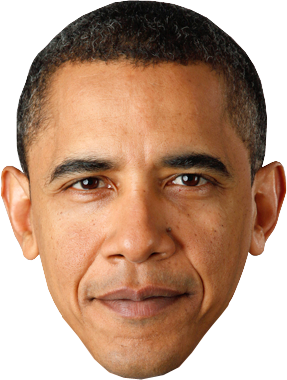
#> input picture Snapchat_Filters/NegativeFilter/faceneg.png, 287 x 380 px
$ python negativefilter.py
#> lines starting #> are read from the running program, lines starting #| are printed output that depends on the picture
from PIL import Image

from PIL import ImageFilter


# Load the image

img = Image.open("faceneg.png");
#> img is the input picture: PIL image 287x380 RGBA; mean R, G, B, A 185.4, 150.5, 128.1, 179.9


# Display the original image

img.show()


# Read pixels and apply negative transformation

for i in range(0, img.size[0]-1):

    for j in range(0, img.size[1]-1):

        # Get pixel value at (x,y) position of the image

        pixelColorVals = img.getpixel((i,j));


        # Invert color

        redPixel    = 255 - pixelColorVals[0]; # Negate red pixel

        greenPixel  = 255 - pixelColorVals[1]; # Negate green pixel

        bluePixel   = 255 - pixelColorVals[2]; # Negate blue pixel


        # Modify the image with the inverted pixel values

        img.putpixel((i,j),(redPixel, greenPixel, bluePixel));
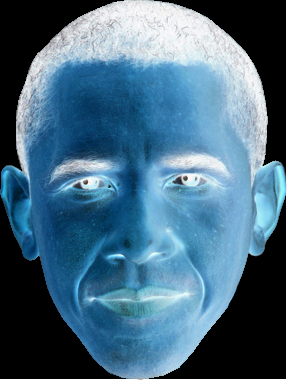
#> img: PIL image 287x380 RGBA; mean R, G, B, A 71.1, 106, 128.4, 253.5; transparent parts drawn white


# Display the negative image

img.show();

$ run again, with Snapchat_Filters/NegativeFilter/scenary.jpg saved as Snapchat_Filters/NegativeFilter/faceneg.png
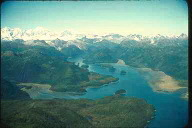
#> input picture Snapchat_Filters/NegativeFilter/scenary.jpg, 192 x 128 px
#> img is the input picture: PIL image 192x128 RGB; mean R, G, B 92.2, 137.2, 130.1
#> after the loop `for i in range(0, img.size[0]-1):`:
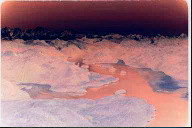
#> img: PIL image 192x128 RGB; mean R, G, B 160.1, 115.6, 122.6
